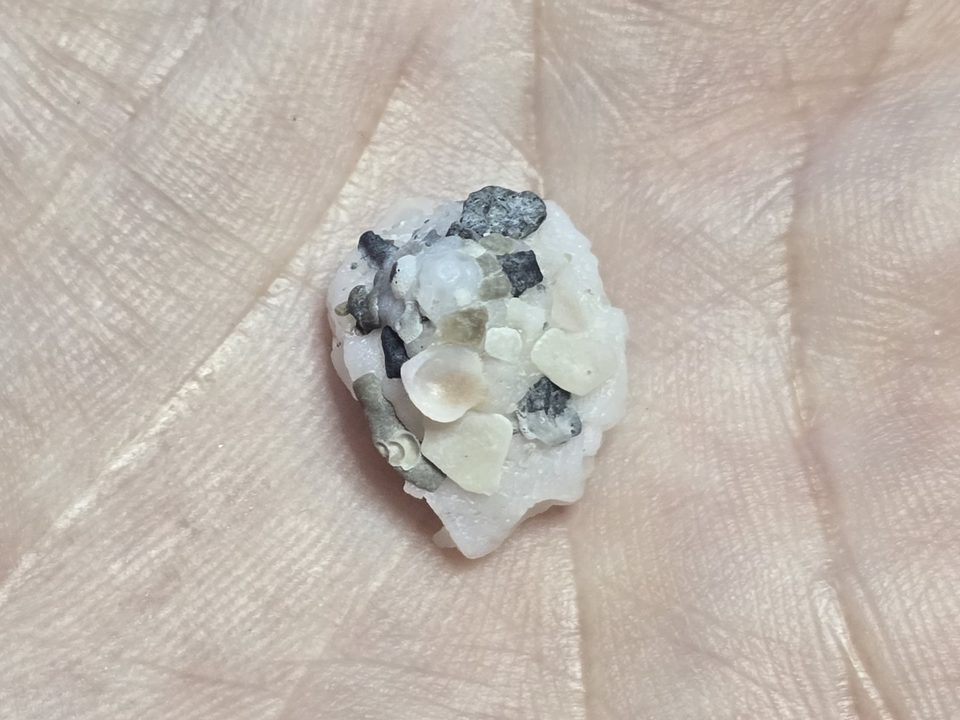
#> input picture GoDiveMVP/Resources/MarineLifePhotos/marine-life-american-carriersnail.jpg, 960 x 720 px; its folder holds only this picture in this run
$ python -i stylize_field_guide_category_art.py   (imports and definitions only)
#> lines starting #> are read from the running program, lines starting #| are printed output that depends on the picture; after the words box and inside, x2 and y2 are one past the last pixel; in counts of white or black regions, pixels touching at a corner belong together
#!/usr/bin/env python3
"""Batch-stylize Field Guide category PNGs: thicker minimalist white outlines on black.

Run from repo root:
  python3 GoDiveMVP/Scripts/stylize_field_guide_category_art.py
"""

from __future__ import annotations

import sys
from pathlib import Path

try:
    from PIL import Image, ImageFilter, ImageOps
except ImportError:
    print("Requires Pillow: pip3 install pillow", file=sys.stderr)
    sys.exit(1)

# Tune stroke extraction + weight (applied to every FieldGuideCategory*.png in xcassets).
LINE_THRESHOLD = 118
DILATE_SIZE = 13
DILATE_PASSES = 3
OPEN_SIZE = 3


def repo_assets_dir() -> Path:
    script = Path(__file__).resolve()
    return script.parent.parent / "Assets.xcassets"


def discover_targets(assets_dir: Path) -> list[Path]:
    paths = sorted(assets_dir.glob("FieldGuideCategory*.imageset/*.png"))
    if not paths:
        raise SystemExit(f"No FieldGuideCategory*.png under {assets_dir}")
    return paths


def extract_line_mask(gray: Image.Image) -> Image.Image:
    """Bright strokes only, drop gray shading / interior fill."""
    boosted = ImageOps.autocontrast(gray, cutoff=1)
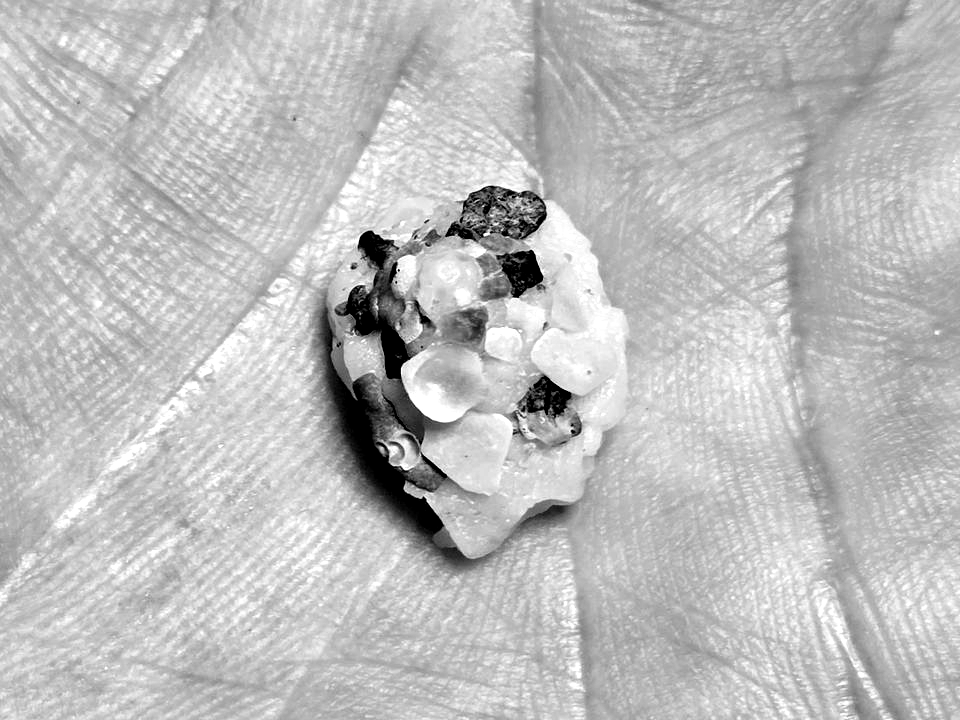
#> boosted: PIL image 960x720 L; min 0, max 255, mean 189.5
    mask = boosted.point(lambda p: 255 if p >= LINE_THRESHOLD else 0, mode="L")
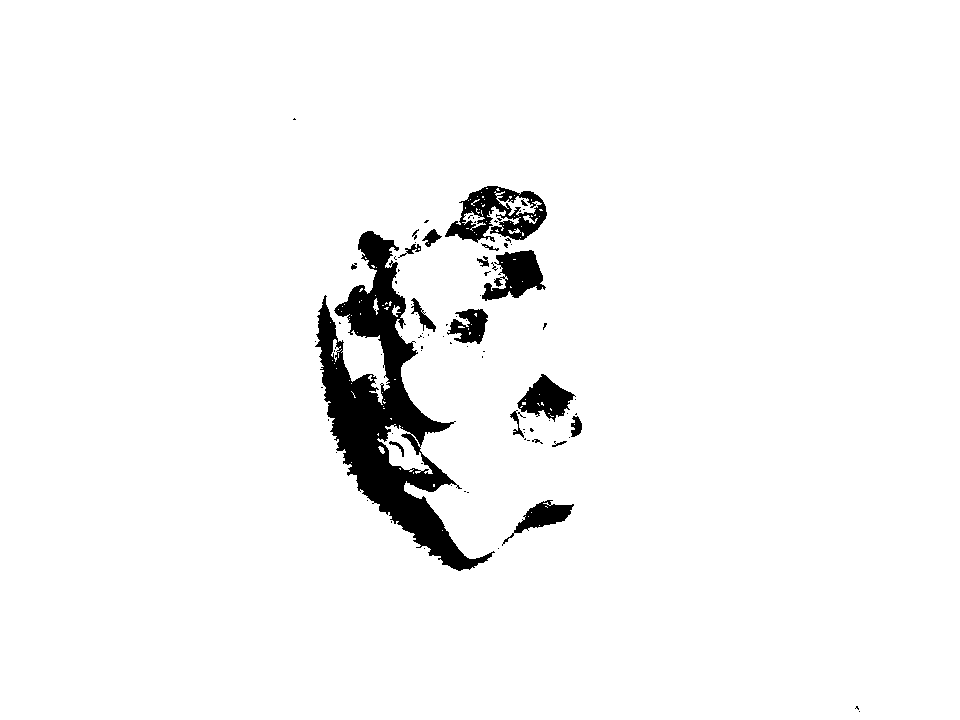
#> mask: PIL image 960x720 L; 96% white; 85 black regions (66 under 20 px), largest, box (x1, y1, x2, y2) and area: (315, 231, 495, 571) 18046, (445, 186, 547, 243) 2822, (482, 250, 546, 301) 1826
    mask = mask.filter(ImageFilter.MinFilter(OPEN_SIZE))
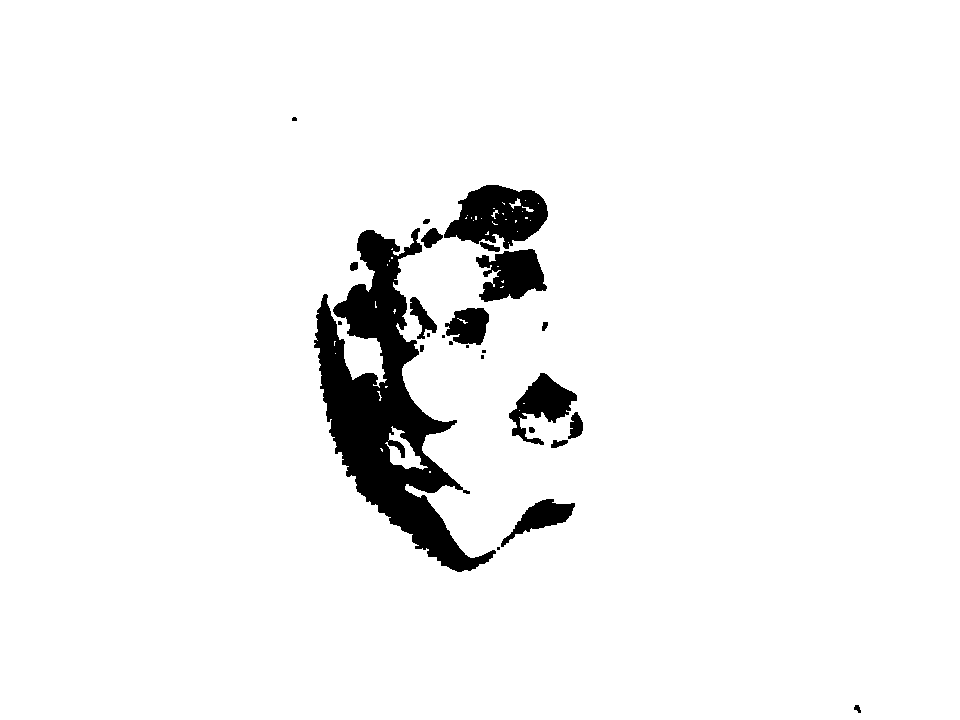
#> mask: PIL image 960x720 L; 95% white; 26 black regions (9 under 20 px), largest, box (x1, y1, x2, y2) and area: (314, 228, 496, 572) 21542, (444, 185, 548, 249) 4228, (476, 249, 547, 302) 2471
    mask = mask.point(lambda p: 255 if p >= 128 else 0, mode="L")
    for _ in range(DILATE_PASSES):
        mask = mask.filter(ImageFilter.MaxFilter(DILATE_SIZE))
#> this loop made 3 passes
#> pass 1, in extract_line_mask, `mask = mask.filter(ImageFilter.MaxFilter(DILATE_SIZE))`:
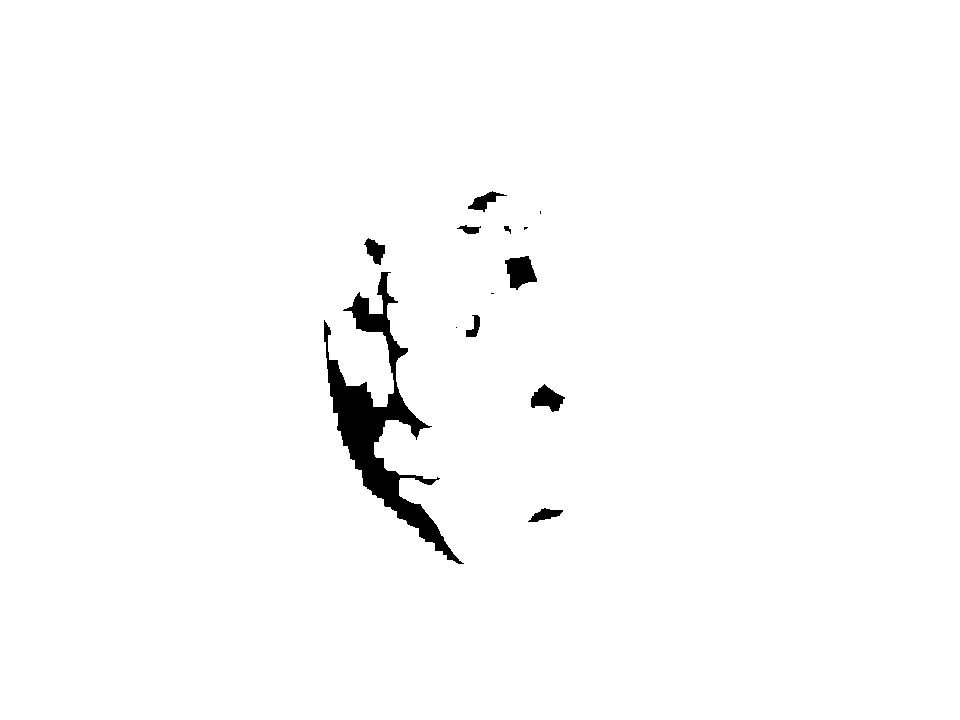
#> mask: PIL image 960x720 L; 98.4% white; 13 black regions (4 under 20 px), largest, box (x1, y1, x2, y2) and area: (324, 272, 464, 564) 8666, (505, 256, 537, 290) 706, (531, 384, 565, 412) 538
#> pass 2, in extract_line_mask, `mask = mask.filter(ImageFilter.MaxFilter(DILATE_SIZE))`:
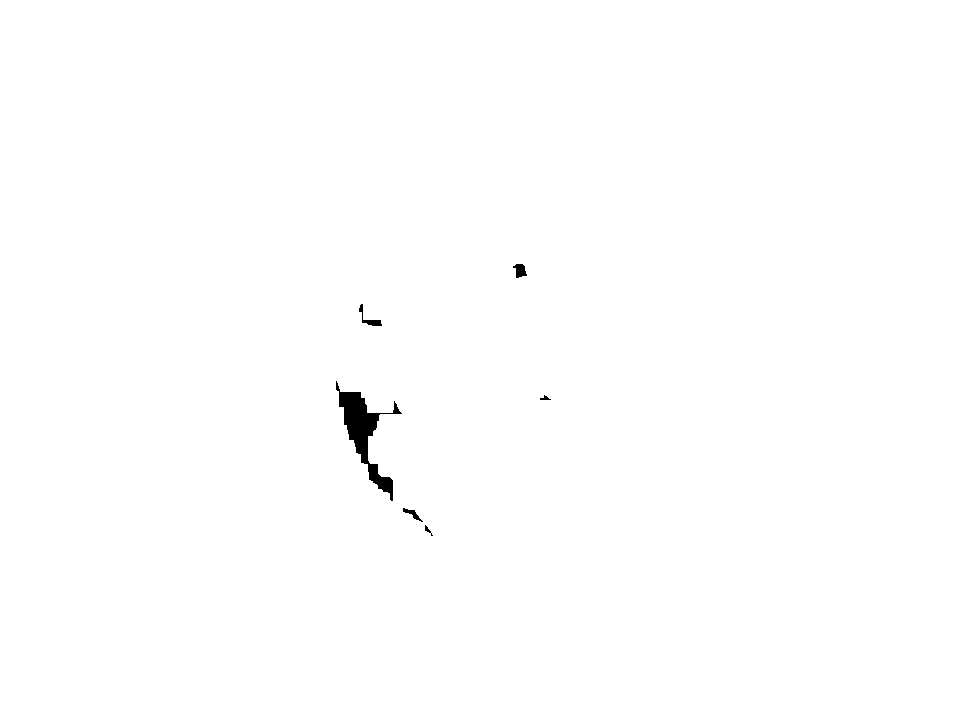
#> mask: PIL image 960x720 L; 99.6% white; 6 black regions, box (x1, y1, x2, y2) and area: (336, 381, 402, 501) 2049, (359, 304, 382, 326) 130, (513, 264, 527, 278) 128, (403, 508, 423, 522) 87, (540, 395, 551, 400) 28, (425, 525, 433, 536) 28
#> pass 3, in extract_line_mask, `mask = mask.filter(ImageFilter.MaxFilter(DILATE_SIZE))`:
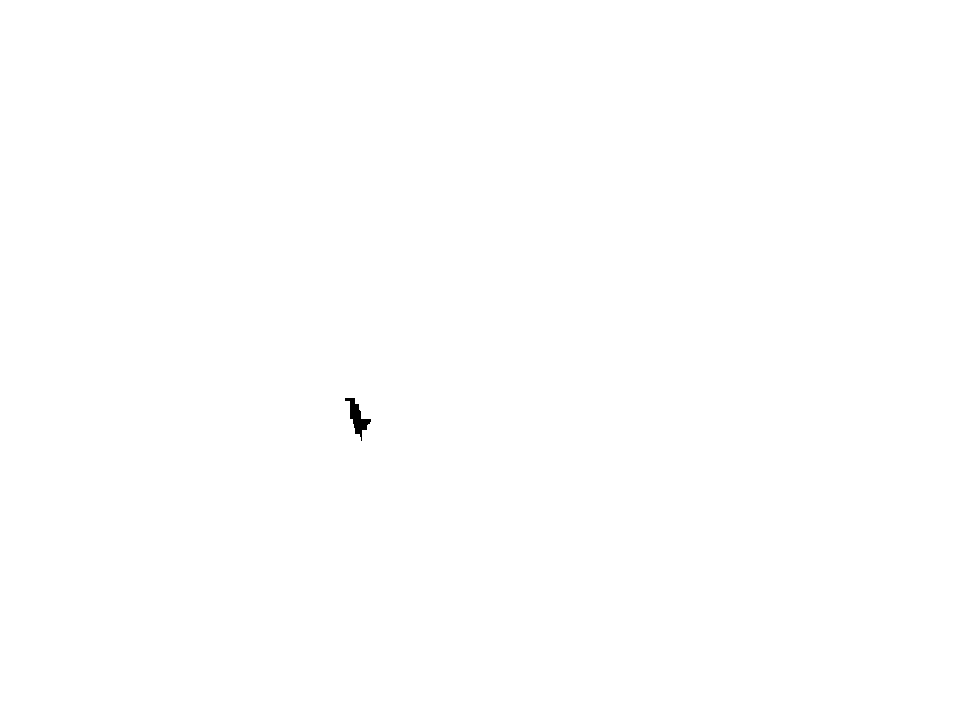
#> mask: PIL image 960x720 L; 99.9% white; 1 black region, box (x1, y1, x2, y2) and area: (345, 398, 371, 441) 400
    mask = mask.filter(ImageFilter.GaussianBlur(radius=0.5))
    mask = mask.point(lambda p: 255 if p >= 96 else 0, mode="L")
    mask = mask.filter(ImageFilter.MaxFilter(9))
#> mask: PIL image 960x720 L; 100% white; black in thin lines or dots, all inside (x1, y1, x2, y2) = (354, 408, 363, 426)
    return mask


def compose_black_and_white(mask: Image.Image) -> Image.Image:
    width, height = mask.size
#> width = 960; height = 720
    out = Image.new("RGB", (width, height), (0, 0, 0))
#> out: PIL image 960x720 RGB; every value is 0
    white = Image.new("L", (width, height), 255)
#> white: PIL image 960x720 L; every value is 255
    out.paste(white, mask=mask)
    return out


def process_file(path: Path) -> None:
    gray = Image.open(path).convert("L")
    mask = extract_line_mask(gray)
    out = compose_black_and_white(mask)
    out.save(path, format="PNG", optimize=True)
#> (the run stopped early here; a loop or call above may not have finished)
